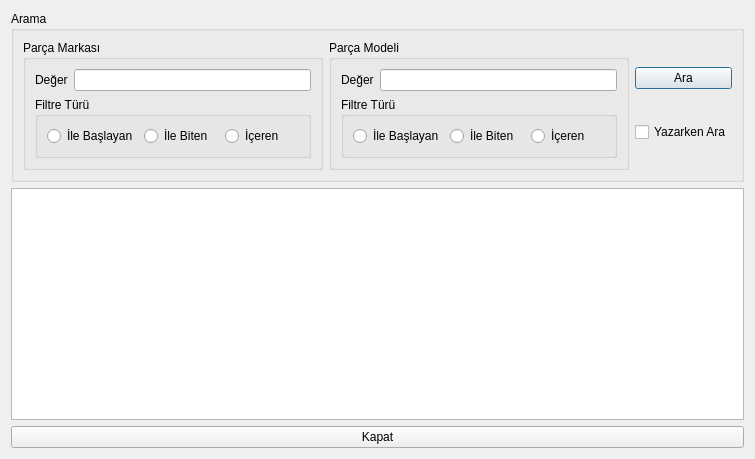
<?xml version="1.0" encoding="UTF-8"?>
<ui version="4.0">
 <class>TKNRamListe</class>
 <widget class="QDialog" name="TKNRamListe">
  <property name="geometry">
   <rect>
    <x>0</x>
    <y>0</y>
    <width>755</width>
    <height>459</height>
   </rect>
  </property>
  <property name="windowTitle">
   <string>Dialog</string>
  </property>
  <layout class="QVBoxLayout" name="verticalLayout_4">
   <item>
    <widget class="QGroupBox" name="groupBox">
     <property name="title">
      <string>Arama</string>
     </property>
     <layout class="QHBoxLayout" name="horizontalLayout_7">
      <item>
       <widget class="QGroupBox" name="groupBox_2">
        <property name="title">
         <string>Parça Markası</string>
        </property>
        <layout class="QVBoxLayout" name="verticalLayout">
         <item>
          <layout class="QHBoxLayout" name="horizontalLayout_3">
           <item>
            <widget class="QLabel" name="label">
             <property name="text">
              <string>Değer</string>
             </property>
             <property name="buddy">
              <cstring>leParcaMarkaDegeri</cstring>
             </property>
            </widget>
           </item>
           <item>
            <widget class="QLineEdit" name="leParcaMarkaDegeri"/>
           </item>
          </layout>
         </item>
         <item>
          <widget class="QGroupBox" name="groupBox_3">
           <property name="title">
            <string>Filtre Türü</string>
           </property>
           <layout class="QHBoxLayout" name="horizontalLayout_2">
            <item>
             <layout class="QHBoxLayout" name="horizontalLayout">
              <item>
               <widget class="QRadioButton" name="rbParcaMarkaIleBaslayan">
                <property name="text">
                 <string>İle Başlayan</string>
                </property>
               </widget>
              </item>
              <item>
               <widget class="QRadioButton" name="rbParcaMarkaIleBiten">
                <property name="text">
                 <string>İle Biten</string>
                </property>
               </widget>
              </item>
              <item>
               <widget class="QRadioButton" name="rbParcaMarkaIceren">
                <property name="text">
                 <string>İçeren</string>
                </property>
               </widget>
              </item>
             </layout>
            </item>
           </layout>
          </widget>
         </item>
        </layout>
       </widget>
      </item>
      <item>
       <widget class="QGroupBox" name="groupBox_4">
        <property name="title">
         <string>Parça Modeli</string>
        </property>
        <layout class="QVBoxLayout" name="verticalLayout_2">
         <item>
          <layout class="QHBoxLayout" name="horizontalLayout_4">
           <item>
            <widget class="QLabel" name="label_2">
             <property name="text">
              <string>Değer</string>
             </property>
             <property name="buddy">
              <cstring>leParcaMarkaDegeri</cstring>
             </property>
            </widget>
           </item>
           <item>
            <widget class="QLineEdit" name="leParcaModelDegeri"/>
           </item>
          </layout>
         </item>
         <item>
          <widget class="QGroupBox" name="groupBox_5">
           <property name="title">
            <string>Filtre Türü</string>
           </property>
           <layout class="QHBoxLayout" name="horizontalLayout_5">
            <item>
             <layout class="QHBoxLayout" name="horizontalLayout_6">
              <item>
               <widget class="QRadioButton" name="rbParcaModelIleBaslayan">
                <property name="text">
                 <string>İle Başlayan</string>
                </property>
               </widget>
              </item>
              <item>
               <widget class="QRadioButton" name="rbParcaModelIleBiten">
                <property name="text">
                 <string>İle Biten</string>
                </property>
               </widget>
              </item>
              <item>
               <widget class="QRadioButton" name="rbParcaModelIceren">
                <property name="text">
                 <string>İçeren</string>
                </property>
               </widget>
              </item>
             </layout>
            </item>
           </layout>
          </widget>
         </item>
        </layout>
       </widget>
      </item>
      <item>
       <layout class="QVBoxLayout" name="verticalLayout_3">
        <item>
         <widget class="QPushButton" name="pushButton">
          <property name="text">
           <string>Ara</string>
          </property>
         </widget>
        </item>
        <item>
         <widget class="QCheckBox" name="cbYazarkenAra">
          <property name="text">
           <string>Yazarken Ara</string>
          </property>
         </widget>
        </item>
       </layout>
      </item>
     </layout>
    </widget>
   </item>
   <item>
    <widget class="QTableWidget" name="tableWidget"/>
   </item>
   <item>
    <widget class="QPushButton" name="pushButton_2">
     <property name="text">
      <string>Kapat</string>
     </property>
    </widget>
   </item>
  </layout>
 </widget>
 <resources/>
 <connections>
  <connection>
   <sender>cbYazarkenAra</sender>
   <signal>clicked(bool)</signal>
   <receiver>pushButton</receiver>
   <slot>setDisabled(bool)</slot>
   <hints>
    <hint type="sourcelabel">
     <x>669</x>
     <y>132</y>
    </hint>
    <hint type="destinationlabel">
     <x>667</x>
     <y>92</y>
    </hint>
   </hints>
  </connection>
  <connection>
   <sender>leParcaModelDegeri</sender>
   <signal>textChanged(QString)</signal>
   <receiver>TKNRamListe</receiver>
   <slot>Ara()</slot>
   <hints>
    <hint type="sourcelabel">
     <x>543</x>
     <y>81</y>
    </hint>
    <hint type="destinationlabel">
     <x>633</x>
     <y>186</y>
    </hint>
   </hints>
  </connection>
  <connection>
   <sender>leParcaMarkaDegeri</sender>
   <signal>textChanged(QString)</signal>
   <receiver>TKNRamListe</receiver>
   <slot>Ara()</slot>
   <hints>
    <hint type="sourcelabel">
     <x>283</x>
     <y>86</y>
    </hint>
    <hint type="destinationlabel">
     <x>320</x>
     <y>190</y>
    </hint>
   </hints>
  </connection>
  <connection>
   <sender>rbParcaModelIceren</sender>
   <signal>clicked()</signal>
   <receiver>TKNRamListe</receiver>
   <slot>Ara()</slot>
   <hints>
    <hint type="sourcelabel">
     <x>556</x>
     <y>135</y>
    </hint>
    <hint type="destinationlabel">
     <x>573</x>
     <y>190</y>
    </hint>
   </hints>
  </connection>
  <connection>
   <sender>rbParcaModelIleBiten</sender>
   <signal>clicked()</signal>
   <receiver>TKNRamListe</receiver>
   <slot>Ara()</slot>
   <hints>
    <hint type="sourcelabel">
     <x>473</x>
     <y>137</y>
    </hint>
    <hint type="destinationlabel">
     <x>511</x>
     <y>189</y>
    </hint>
   </hints>
  </connection>
  <connection>
   <sender>rbParcaModelIleBaslayan</sender>
   <signal>clicked()</signal>
   <receiver>TKNRamListe</receiver>
   <slot>Ara()</slot>
   <hints>
    <hint type="sourcelabel">
     <x>380</x>
     <y>133</y>
    </hint>
    <hint type="destinationlabel">
     <x>440</x>
     <y>189</y>
    </hint>
   </hints>
  </connection>
  <connection>
   <sender>rbParcaMarkaIceren</sender>
   <signal>clicked()</signal>
   <receiver>TKNRamListe</receiver>
   <slot>Ara()</slot>
   <hints>
    <hint type="sourcelabel">
     <x>251</x>
     <y>133</y>
    </hint>
    <hint type="destinationlabel">
     <x>268</x>
     <y>189</y>
    </hint>
   </hints>
  </connection>
  <connection>
   <sender>rbParcaMarkaIleBiten</sender>
   <signal>clicked()</signal>
   <receiver>TKNRamListe</receiver>
   <slot>Ara()</slot>
   <hints>
    <hint type="sourcelabel">
     <x>187</x>
     <y>138</y>
    </hint>
    <hint type="destinationlabel">
     <x>207</x>
     <y>187</y>
    </hint>
   </hints>
  </connection>
  <connection>
   <sender>rbParcaMarkaIleBaslayan</sender>
   <signal>clicked()</signal>
   <receiver>TKNRamListe</receiver>
   <slot>Ara()</slot>
   <hints>
    <hint type="sourcelabel">
     <x>81</x>
     <y>139</y>
    </hint>
    <hint type="destinationlabel">
     <x>140</x>
     <y>186</y>
    </hint>
   </hints>
  </connection>
  <connection>
   <sender>pushButton_2</sender>
   <signal>clicked()</signal>
   <receiver>TKNRamListe</receiver>
   <slot>accept()</slot>
   <hints>
    <hint type="sourcelabel">
     <x>590</x>
     <y>430</y>
    </hint>
    <hint type="destinationlabel">
     <x>746</x>
     <y>280</y>
    </hint>
   </hints>
  </connection>
 </connections>
 <slots>
  <slot>Ara()</slot>
 </slots>
</ui>
